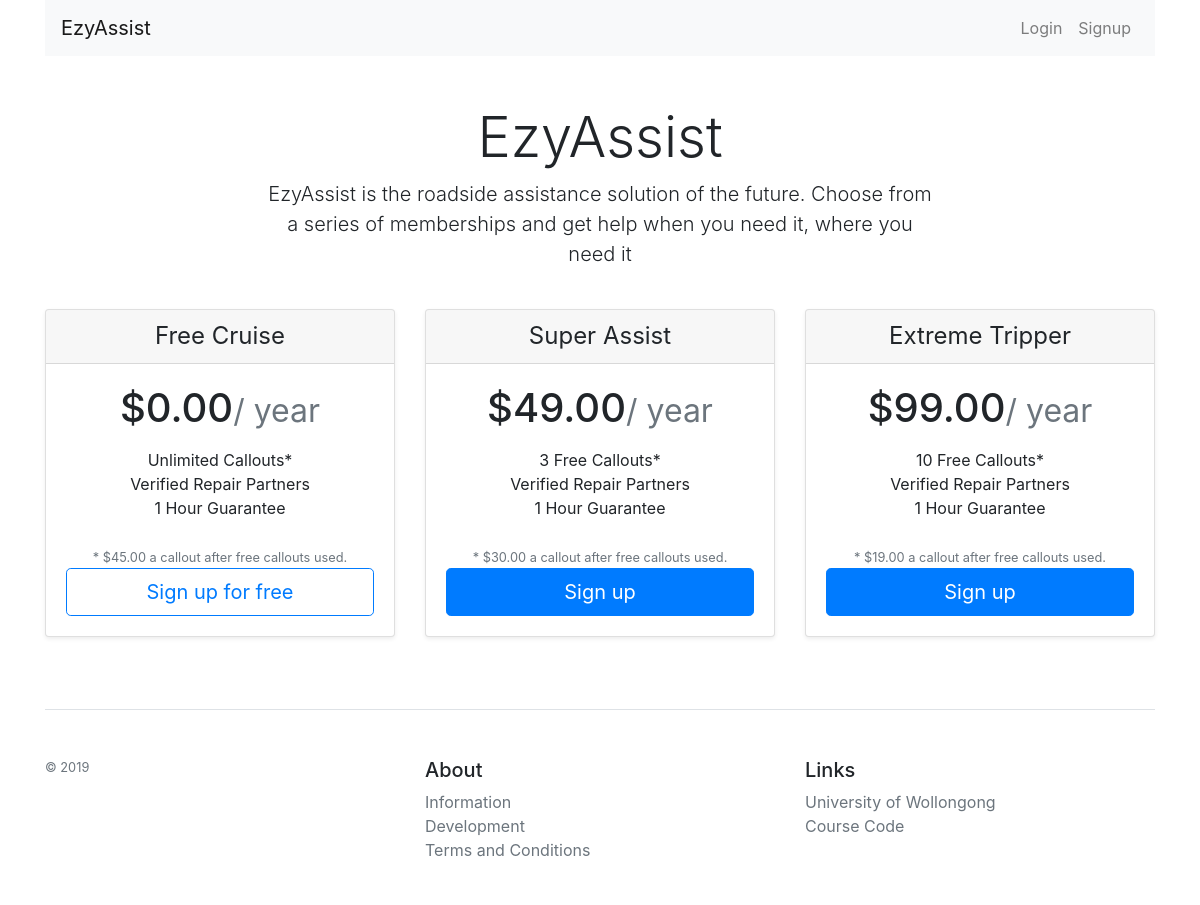
Before: /assist/ with the older database file.
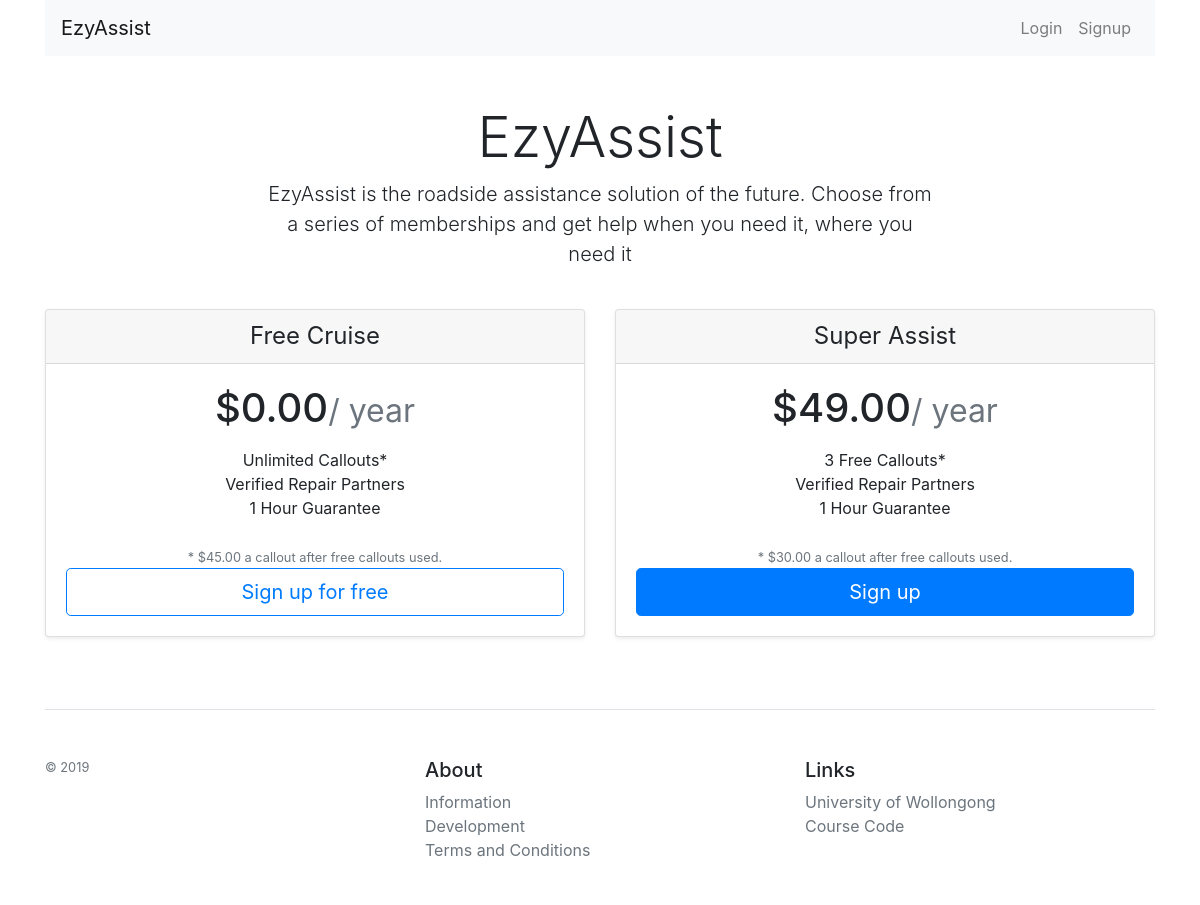
After: the same page with the newer database file.
### assist/models.py (models this page shows, shortened)
class PricingModel(models.Model):
    name = models.CharField(max_length=50)
    yearlyPrice = models.DecimalField(decimal_places=2, max_digits=5)
    calloutFee = models.DecimalField(decimal_places=2, max_digits=5)
    numCallouts = models.IntegerField()

### assist/views.py (the view)
# urls.py: path('', views.index, name='index'),
def index(request):
    pricing_models = PricingModel.objects.order_by('yearlyPrice')
    indexTemplate = loader.get_template('index.html')
    context = {
        'models': pricing_models,
        'pageinfo': {
            'title': "EzyAssist"
        }
    }
    if 'failure' in request.GET:
        context['isFailure'] = True
    return HttpResponse(indexTemplate.render(context, request))

### assist/templates/index.html (shortened to what this page needs)
{% extends "base.html" %}
{% block content %}
<div class="pricing-header px-3 py-3 pt-md-5 pb-md-4 mx-auto text-center">
  <h1 class="display-4">EzyAssist</h1>
  <p class="lead">EzyAssist is the roadside assistance solution of the future. Choose from a series of memberships and get help when you need it, where you need it</p>
</div>
  <div class="card-deck mb-3 text-center">
    {% for model in models %}
    <div class="card mb-4 shadow-sm">
      <div class="card-header">
        <h4 class="my-0 font-weight-normal">{{ model.name }}</h4>
      </div>
      <div class="card-body">
        <h1 class="card-title pricing-card-title">${{ model.yearlyPrice }}<small class="text-muted">/ year</small></h1>
        <ul class="list-unstyled mt-3 mb-4">
          <li>{% if model.numCallouts > 0 %} {{model.numCallouts}} Free Callouts{% else %} Unlimited Callouts{% endif %}*</li>
          <li>Verified Repair Partners</li>
          <li>1 Hour Guarantee</li>
        </ul>
        <small class='mb-3 text-muted'>* ${{ model.calloutFee }} a callout after free callouts used.</small>
        <button type="button" onclick="window.location.href='{% url 'signup' %}'" class="btn btn-lg btn-block {% if model.yearlyPrice > 0 %} btn-primary">Sign up {% else %} btn-outline-primary">Sign up for free {% endif %}</button>
      </div>
    </div>
    {% endfor %}
  </div>
{% endblock %}

Changed rows visible on the page:
removed PricingModel: name "Extreme Tripper", yearlyPrice "99.00", numCallouts "10", calloutFee "19.00", shows "Sign up"
